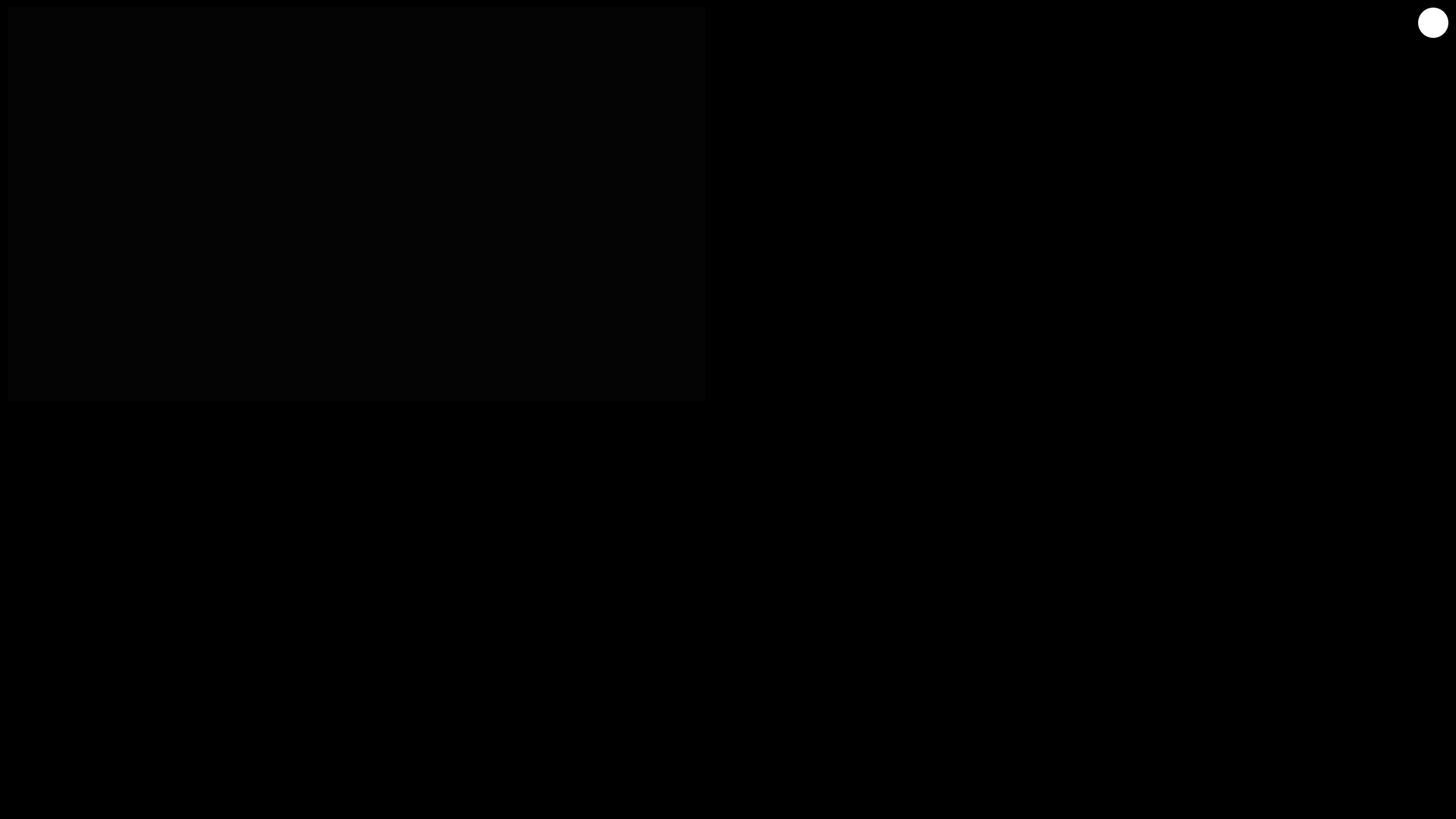
<?xml version="1.0" encoding="UTF-8"?>
<ui version="4.0">
 <class>Form</class>
 <widget class="QWidget" name="Form">
  <property name="geometry">
   <rect>
    <x>0</x>
    <y>0</y>
    <width>1920</width>
    <height>1080</height>
   </rect>
  </property>
  <property name="windowTitle">
   <string>Form</string>
  </property>
  <property name="styleSheet">
   <string notr="true">background-color: rgba(0, 0, 0, 255);</string>
  </property>
  <widget class="QWidget" name="widget" native="true">
   <property name="geometry">
    <rect>
     <x>10</x>
     <y>10</y>
     <width>1850</width>
     <height>40</height>
    </rect>
   </property>
   <property name="styleSheet">
    <string notr="true">background: none;
background-color: rgba(0, 0, 0, 0);</string>
   </property>
  </widget>
  <widget class="QScrollArea" name="currencies">
   <property name="geometry">
    <rect>
     <x>10</x>
     <y>9</y>
     <width>920</width>
     <height>520</height>
    </rect>
   </property>
   <property name="styleSheet">
    <string notr="true">background: none;
background-color: rgba(40, 40, 40, 10);</string>
   </property>
   <property name="widgetResizable">
    <bool>true</bool>
   </property>
   <widget class="QWidget" name="scrollAreaWidgetContents">
    <property name="geometry">
     <rect>
      <x>0</x>
      <y>0</y>
      <width>918</width>
      <height>518</height>
     </rect>
    </property>
   </widget>
  </widget>
  <widget class="QPushButton" name="close_">
   <property name="geometry">
    <rect>
     <x>1870</x>
     <y>10</y>
     <width>40</width>
     <height>40</height>
    </rect>
   </property>
   <property name="styleSheet">
    <string notr="true">border-radius: 20px;
background: none;
background-color: rgb(255, 255, 255);
border-style: none;</string>
   </property>
   <property name="text">
    <string/>
   </property>
   <property name="icon">
    <iconset>
     <normaloff>../icons/remove-button.png</normaloff>../icons/remove-button.png</iconset>
   </property>
   <property name="iconSize">
    <size>
     <width>36</width>
     <height>36</height>
    </size>
   </property>
  </widget>
  <widget class="QScrollArea" name="searchScroll_2">
   <property name="geometry">
    <rect>
     <x>940</x>
     <y>10</y>
     <width>920</width>
     <height>1051</height>
    </rect>
   </property>
   <property name="styleSheet">
    <string notr="true">background: none;
background-color: rgba(0, 0, 0, 0);</string>
   </property>
   <property name="widgetResizable">
    <bool>true</bool>
   </property>
   <widget class="QWidget" name="scrollAreaWidgetContents_2">
    <property name="geometry">
     <rect>
      <x>0</x>
      <y>0</y>
      <width>918</width>
      <height>1049</height>
     </rect>
    </property>
   </widget>
  </widget>
  <widget class="QScrollArea" name="indicies">
   <property name="geometry">
    <rect>
     <x>10</x>
     <y>540</y>
     <width>920</width>
     <height>520</height>
    </rect>
   </property>
   <property name="styleSheet">
    <string notr="true">background: none;
background-color: rgba(0, 0, 0, 0);</string>
   </property>
   <property name="widgetResizable">
    <bool>true</bool>
   </property>
   <widget class="QWidget" name="scrollAreaWidgetContents_3">
    <property name="geometry">
     <rect>
      <x>0</x>
      <y>0</y>
      <width>918</width>
      <height>518</height>
     </rect>
    </property>
   </widget>
  </widget>
 </widget>
 <resources>
  <include location="../rsrc/images/backgrounds.qrc"/>
 </resources>
 <connections/>
</ui>
